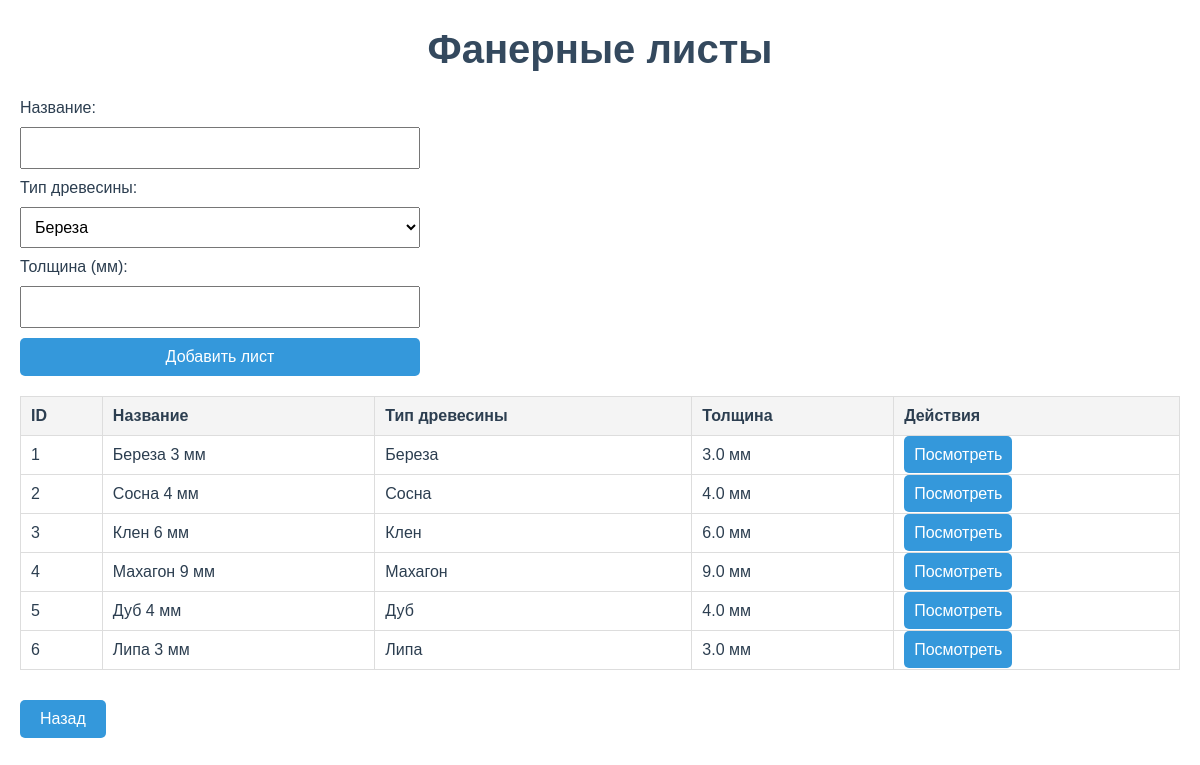
The app's page /plywood_sheets_page with its own data.
### app.py (models this page shows)
class PlywoodSheet(Base):
    __tablename__ = 'plywood_sheets'
    id = Column(Integer, primary_key=True)
    wood_type_id = Column(Integer, ForeignKey('wood_types.id'), nullable=False)
    thickness = Column(Float, nullable=False)
    name = Column(String, nullable=False)
    wood_type = relationship("WoodType", backref="plywood_sheets")

class WoodType(Base):
    __tablename__ = 'wood_types'
    id = Column(Integer, primary_key=True)
    name = Column(String, nullable=False)
    description = Column(String, nullable=True)

### app.py (the view, shortened to what this page needs)
@app.route('/plywood_sheets_page', methods=['GET', 'POST'])
def plywood_sheets_page():
    plywood_sheets = session.query(PlywoodSheet).all()
    wood_types = session.query(WoodType).all()
    return render_template('plywood_sheets.html', plywood_sheets=plywood_sheets, wood_types=wood_types)

### templates/plywood_sheets.html (shortened to what this page needs)
<!DOCTYPE html>
<html lang="en">
<head>
</head>
<body>
    <h1>Фанерные листы</h1>
    <form method="POST" action="/add_plywood_sheet">
        <label for="name">Название:</label>
        <input type="text" id="name" name="name" required>
        <label for="wood_type">Тип древесины:</label>
        <select id="wood_type" name="wood_type_id" required>
            {% for wood_type in wood_types %}
            <option value="{{ wood_type.id }}">{{ wood_type.name }}</option>
            {% endfor %}
        </select>
        <label for="thickness">Толщина (мм):</label>
        <input type="number" id="thickness" name="thickness" step="0.1" required>
        <button type="submit">Добавить лист</button>
    </form>
    <table>
        <thead>
            <tr>
                <th>ID</th>
                <th>Название</th>
                <th>Тип древесины</th>
                <th>Толщина</th>
                <th>Действия</th>
            </tr>
        </thead>
        <tbody>
            {% for sheet in plywood_sheets %}
            <tr>
                <td>{{ sheet.id }}</td>
                <td>{{ sheet.name }}</td>
                <td>{{ sheet.wood_type.name }}</td>
                <td>{{ sheet.thickness }} мм</td>
                <td>
                    <a href="/plywood_sheet/{{ sheet.id }}">Посмотреть</a>
                </td>
            </tr>
            {% endfor %}
        </tbody>
    </table>
    <a href="/" class="back-btn">Назад</a>
</body>
</html>

### templates/plywood_sheets.html (style rules this page uses)
body { font-family: Arial, sans-serif; margin: 20px; color: #2c3e50; }
h1 { font-size: 2.5em; color: #34495e; text-align: center; }
table { width: 100%; border-collapse: collapse; margin-top: 20px; }
th, td { border: 1px solid #ddd; padding: 10px; text-align: left; }
th { background-color: #f4f4f4; }
form { margin-top: 20px; display: flex; flex-direction: column; gap: 10px; max-width: 400px; }
input, select, button { padding: 10px; font-size: 16px; width: 100%; max-width: 400px; box-sizing: border-box; }
button { background-color: #3498db; color: white; border: none; border-radius: 5px; cursor: pointer; }
a { padding: 10px; background-color: #3498db; color: white; text-decoration: none; border-radius: 5px; }
.back-btn { margin-top: 30px; display: inline-block; text-decoration: none; color: white; background-color: #3498db; padding: 10px 20px; border-radius: 5px; }

### records on screen
PlywoodSheet: id "1", name "Береза 3 мм", wood_type.name "Береза", thickness "3.0"
PlywoodSheet: id "2", name "Сосна 4 мм", wood_type.name "Сосна", thickness "4.0"
PlywoodSheet: id "3", name "Клен 6 мм", wood_type.name "Клен", thickness "6.0"
PlywoodSheet: id "4", name "Махагон 9 мм", wood_type.name "Махагон", thickness "9.0"
PlywoodSheet: id "5", name "Дуб 4 мм", wood_type.name "Дуб", thickness "4.0"
PlywoodSheet: id "6", name "Липа 3 мм", wood_type.name "Липа", thickness "3.0"

### other values on screen
form field wood_type_id "Береза"
